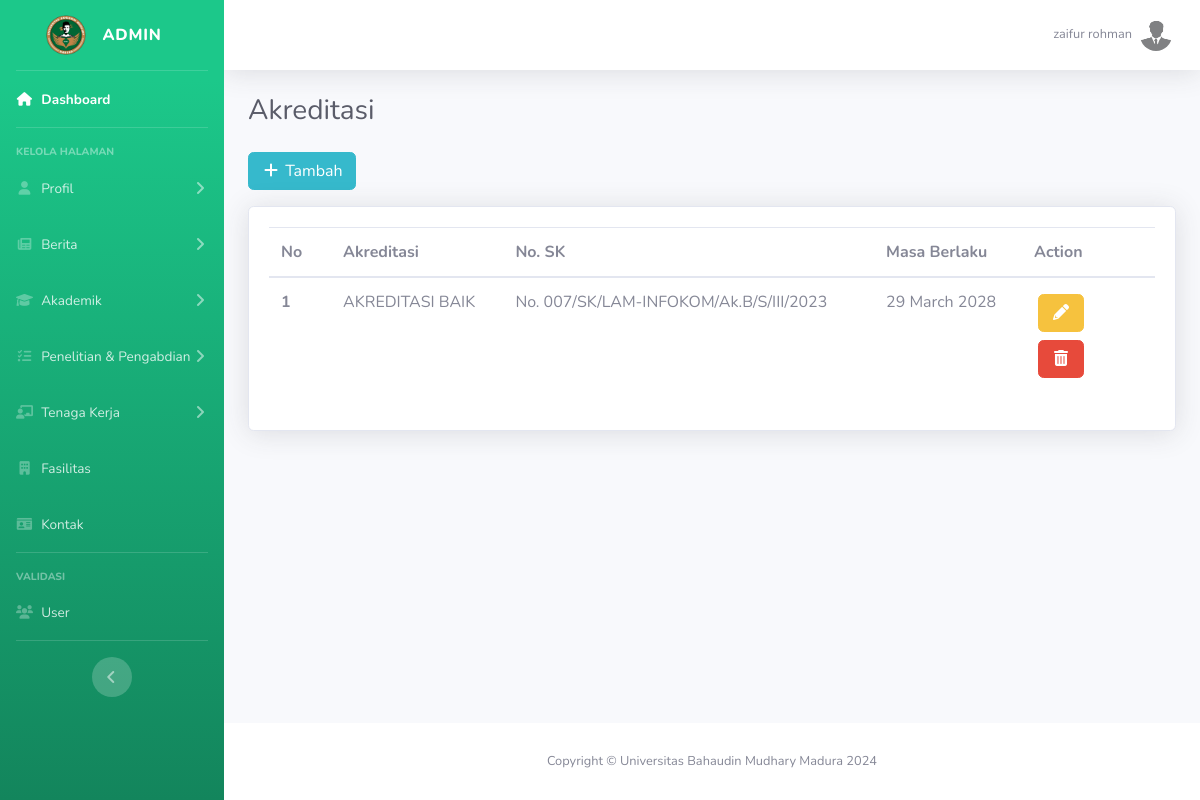
The page /backend/akreditasi.php (signed in) on the database its author committed.
### tables this page shows
CREATE TABLE `akreditasi` (
  `id` int(11) NOT NULL,
  `akreditasi` varchar(255) NOT NULL,
  `nosk` text NOT NULL,
  `masa` date NOT NULL,
  `file` text NOT NULL
);

### controllerBackend/akreditasi.php (called while the page is built, shortened)
<?php
include('../db/koneksi.php');
$sql = "SELECT * FROM akreditasi";
$result = $conn->query($sql);
?>

### backend/akreditasi.php (the view, shortened to what this page needs)
<!DOCTYPE html>
<html lang="en">
<head>
<?php
include('../controllerBackend/akreditasi.php');
include('../template/header_admin.php');
?>
<div class="container-fluid">
    <div class="d-sm-flex align-items-center justify-content-between mb-4">
        <h1 class="h3 mb-0 text-gray-800">Akreditasi</h1>
    </div>
    <a href="../tambah/akreditasi.php" class="btn btn-info mb-3"><i class="fas fa-fw fa-plus"></i> Tambah</a>
    <div class="card shadow mb-4">
        <div class="card-body">
            <table class="table" width="100%">
                <thead>
                    <tr>
                        <th width="7%" scope="col">No</th>
                        <th scope="col">Akreditasi</th>
                        <th scope="col">No. SK</th>
                        <th scope="col">Masa Berlaku</th>
                        <th width="15%" scope="col">Action</th>
                    </tr>
                </thead>
                <tbody>
                    <?php
                    $no = 1;
                    while($a = mysqli_fetch_array($result)) {
                    $tanggal = $a['masa'];
                    $date = strftime("%d %B %Y", strtotime($tanggal));
                     ?>
                    <tr>
                        <th class="m-1" scope="row"><?= $no++ ?></th>
                        <td class="m-1" ><?= $a['akreditasi'] ?></td>
                        <td class="m-1" ><?= $a['nosk'] ?></td>
                        <td class="m-1" ><?= $date ?></td>
                        <td>
                            <a href="../edit/akreditasi.php?id=<?= $a['id'] ?>" type="button" class="btn btn-warning m-1">
                                <i class="fas fa-fw fa-pencil-alt"></i>
                            </a>
                            <a href="akreditasi.php?action=hapus&id=<?= $a['id'] ?>" class="btn btn-danger m-1" type="button">
                                <i class="fas fa-fw fa-trash-can"></i>
                            </a>
                        </td>
                    </tr>
                    <?php }
                    ?>
                </tbody>
            </table>
        </div>
    </div>
</div>
<?php
include('../template/footer_admin.php');
?>

### rows shown on the page
akreditasi: akreditasi "AKREDITASI BAIK", nosk "No. 007/SK/LAM-INFOKOM/Ak.B/S/III/2023", masa "29 March 2028"

### other values the page prints
$nama "zaifur rohman"
